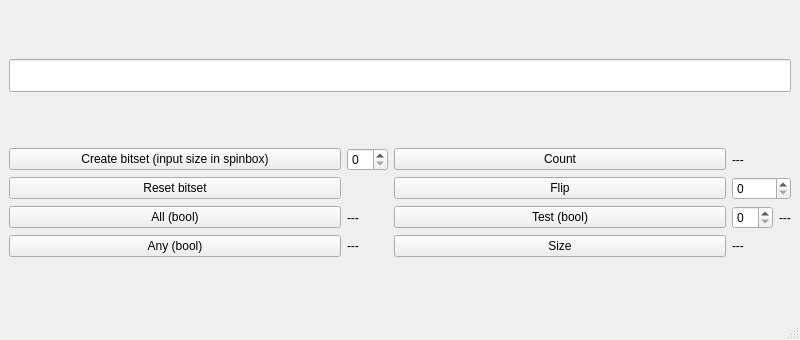
<?xml version="1.0" encoding="UTF-8"?>
<ui version="4.0">
 <class>MainWindow</class>
 <widget class="QMainWindow" name="MainWindow">
  <property name="geometry">
   <rect>
    <x>0</x>
    <y>0</y>
    <width>800</width>
    <height>340</height>
   </rect>
  </property>
  <property name="windowTitle">
   <string>MainWindow</string>
  </property>
  <widget class="QWidget" name="centralwidget">
   <layout class="QVBoxLayout" name="verticalLayout">
    <item>
     <widget class="QLineEdit" name="lineEdit">
      <property name="font">
       <font>
        <pointsize>16</pointsize>
       </font>
      </property>
     </widget>
    </item>
    <item>
     <layout class="QGridLayout" name="gridLayout">
      <item row="3" column="4">
       <widget class="QLabel" name="sizeLabel">
        <property name="text">
         <string>---</string>
        </property>
       </widget>
      </item>
      <item row="3" column="2">
       <widget class="QPushButton" name="size">
        <property name="text">
         <string>Size</string>
        </property>
       </widget>
      </item>
      <item row="2" column="0">
       <widget class="QPushButton" name="all">
        <property name="text">
         <string>All (bool)</string>
        </property>
       </widget>
      </item>
      <item row="0" column="1">
       <widget class="QSpinBox" name="spinBox">
        <property name="sizePolicy">
         <sizepolicy hsizetype="Maximum" vsizetype="Fixed">
          <horstretch>0</horstretch>
          <verstretch>0</verstretch>
         </sizepolicy>
        </property>
       </widget>
      </item>
      <item row="3" column="0">
       <widget class="QPushButton" name="any">
        <property name="text">
         <string>Any (bool)</string>
        </property>
       </widget>
      </item>
      <item row="1" column="4">
       <widget class="QSpinBox" name="flipBox"/>
      </item>
      <item row="2" column="1">
       <widget class="QLabel" name="allLabel">
        <property name="text">
         <string>---</string>
        </property>
       </widget>
      </item>
      <item row="1" column="0">
       <widget class="QPushButton" name="reset">
        <property name="text">
         <string>Reset bitset</string>
        </property>
       </widget>
      </item>
      <item row="2" column="2">
       <widget class="QPushButton" name="test">
        <property name="text">
         <string>Test (bool)</string>
        </property>
       </widget>
      </item>
      <item row="1" column="2">
       <widget class="QPushButton" name="flip">
        <property name="text">
         <string>Flip</string>
        </property>
       </widget>
      </item>
      <item row="3" column="1">
       <widget class="QLabel" name="anyLabel">
        <property name="text">
         <string>---</string>
        </property>
       </widget>
      </item>
      <item row="0" column="2">
       <widget class="QPushButton" name="count">
        <property name="text">
         <string>Count</string>
        </property>
       </widget>
      </item>
      <item row="0" column="0">
       <widget class="QPushButton" name="create">
        <property name="sizePolicy">
         <sizepolicy hsizetype="Minimum" vsizetype="Fixed">
          <horstretch>0</horstretch>
          <verstretch>0</verstretch>
         </sizepolicy>
        </property>
        <property name="text">
         <string>Create bitset (input size in spinbox)</string>
        </property>
       </widget>
      </item>
      <item row="0" column="4">
       <widget class="QLabel" name="countLabel">
        <property name="sizePolicy">
         <sizepolicy hsizetype="Maximum" vsizetype="Preferred">
          <horstretch>0</horstretch>
          <verstretch>0</verstretch>
         </sizepolicy>
        </property>
        <property name="text">
         <string>---</string>
        </property>
       </widget>
      </item>
      <item row="2" column="4">
       <layout class="QHBoxLayout" name="horizontalLayout">
        <item>
         <widget class="QSpinBox" name="testBox"/>
        </item>
        <item>
         <widget class="QLabel" name="testLabel">
          <property name="text">
           <string>---</string>
          </property>
         </widget>
        </item>
       </layout>
      </item>
     </layout>
    </item>
   </layout>
  </widget>
  <widget class="QMenuBar" name="menubar">
   <property name="geometry">
    <rect>
     <x>0</x>
     <y>0</y>
     <width>800</width>
     <height>30</height>
    </rect>
   </property>
  </widget>
  <widget class="QStatusBar" name="statusbar"/>
 </widget>
 <resources/>
 <connections/>
</ui>
